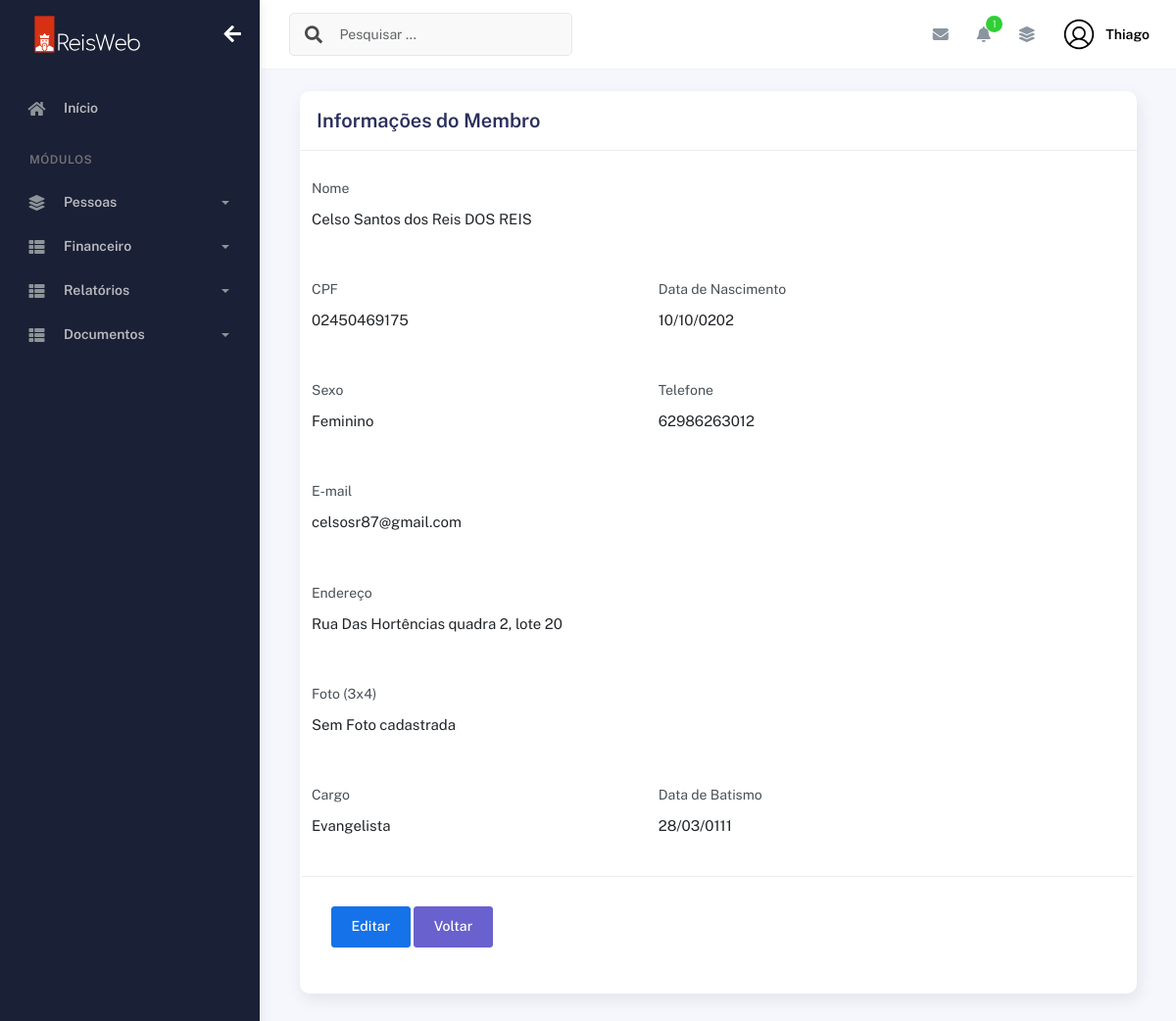
Page /index/membros/38/ (signed in) on the earlier database version.
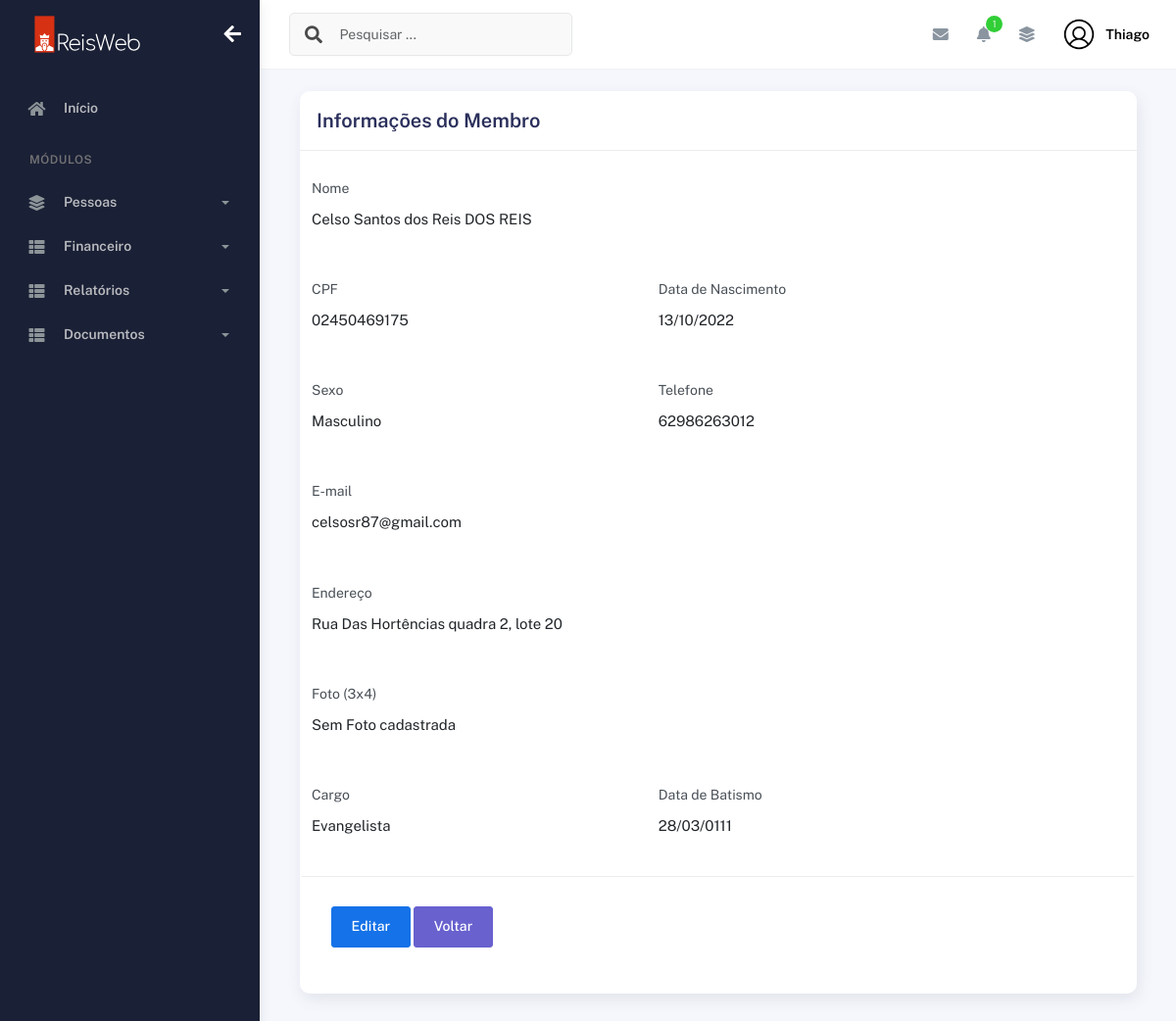
Same page on the later database version.
### plataformaigreja/models.py (models this page shows, shortened)
class Membros(models.Model):
    choices_sexo = (('F', 'Feminino'),
                    ('M', 'Masculino'))
    choices_cargo = (('A', 'Auxiliar'),
                     ('C', 'Congregado'),
                     ('Cr', 'Crianças'),
                     ('Da', 'Diaconisa'),
                     ('D', 'Diácono'),
                     ('E', 'Evangelista'),
                     ('J', 'Jovem'),
                     ('Mb', 'Membro'),
                     ('Mi', 'Missionário(a)'),
                     ('Pr', 'Pastor'),
                     ('P', 'Presbítero'))
    nome = models.CharField(max_length=50)
    sexo = models.CharField(max_length=1, choices=choices_sexo)
    cpf = models.CharField(max_length=20, blank=True, null=True)
    email = models.EmailField(blank=True, null=True)
    telefone = models.CharField(max_length=19, blank=True, null=True)
    endereco = models.CharField(max_length=100, blank=True, null=True)
    foto = models.ImageField(upload_to="img_membros", null=True, blank=True)
    data_nascimento = models.DateField(null=True, blank=True)
    data_batismo = models.DateField(null=True, blank=True)
    cargo = models.CharField(max_length=2, choices=choices_cargo)
    pastor = models.ForeignKey(
        User,
        on_delete=models.CASCADE
    )

### plataformaigreja/views.py (the view)
# urls.py: path('membros/<int:membro_id>/', views.detalhes_membro, name='detalhes_membro'),
@login_required(login_url='/usuarios/login')
def detalhes_membro(request, membro_id):
    membro = get_object_or_404(Membros, id=membro_id)
    cargos_dict = {
        "A": "Auxiliar",
        "C": "Congregado",
        "Cr": "Crianças",
        "Da": "Diaconisa",
        "D": "Diácono",
        "E": "Evangelista",
        "J": "Jovem",
        "Mb": "Membro",
        "Mi": "Missionário(a)",
        "Pr": "Pastor",
        "P": "Presbítero",
    }
    sexo_dict = {
        "M": "Masculino",
        "F": "Feminino",
    }
    membro.cargo_nome = cargos_dict.get(membro.cargo, "Não informado")
    membro.sexo_nome = sexo_dict.get(membro.sexo, "Não informado")
    return render(request, 'detalhes_membro.html', {'membro': membro})

### plataformaigreja/templates/detalhes_membro.html (shortened to what the changed rows need)
{% extends "bases/base_plataformaigreja.html" %}
{% load static %}
{% block 'conteudo' %}
<div class="container">
    <div class="page-inner">
        <div class="row g-3">
            <div class="col-md-12">
                <div class="card">
                    <div class="card-body">
                        <div class="row">
                            <div class="col-md-6 col-lg-12">
                                <form class="row g-3" method="post" enctype="multipart/form-data">
                                    <div class="form-group">
                                        <label class="control-label" for="nome">Nome</label>
                                        <p class="form-control-static">{{ membro.nome }}</p>
                                    </div>
                                    <div class="col-md-5 form-group">
                                        <label class="control-label" for="cpf">CPF</label>
                                        <p class="form-control-static">{{ membro.cpf }}</p>
                                    </div>
                                    <div class="col-md-5 form-group">
                                        <label class="control-label" for="data_nascimento">Data de Nascimento</label>
                                        <p class="form-control-static">{{ membro.data_nascimento | date:'d/m/Y' }}</p>
                                    </div>
                                    <div class="col-md-5 form-group">
                                        <label class="control-label" for="sexo">Sexo</label>
                                        <p class="form-control-static">{{ membro.sexo_nome }}</p>
                                    </div>
                                    <div class="col-md-5 form-group">
                                        <label class="control-label" for="telefone">Telefone</label>
                                        <p class="form-control-static">{{ membro.telefone }}</p>
                                    </div>
                                    <div class="form-group">
                                        <label class="control-label" for="email">E-mail</label>
                                        <p class="form-control-static">{{ membro.email }}</p>
                                    </div>
                                    <div class="form-group">
                                        <label class="control-label" for="endereco">Endereço</label>
                                        <p class="form-control-static">{{ membro.endereco }}</p>
                                    </div>
                                    <div class="col-md-5 form-group">
                                        <label class="control-label" for="cargo">Cargo</label>
                                        <p class="form-control-static">{{ membro.cargo_nome }}</p>
                                    </div>
                                    <div class="col-md-5 form-group">
                                        <label class="control-label" for="data_batismo">Data de Batismo</label>
                                        <p class="form-control-static">{{ membro.data_batismo|date:'d/m/Y' }}</p>
                                    </div>
                                </form>
                            </div>
                        </div>
                    </div>
                </div>
            </div>
        </div>
    </div>
</div>
{% endblock %}

Differences in the rows shown:
changed Membros "Celso Santos dos Reis DOS REIS": data_nascimento "10/10/0202" → "13/10/2022"; sexo_nome "Feminino" → "Masculino"
